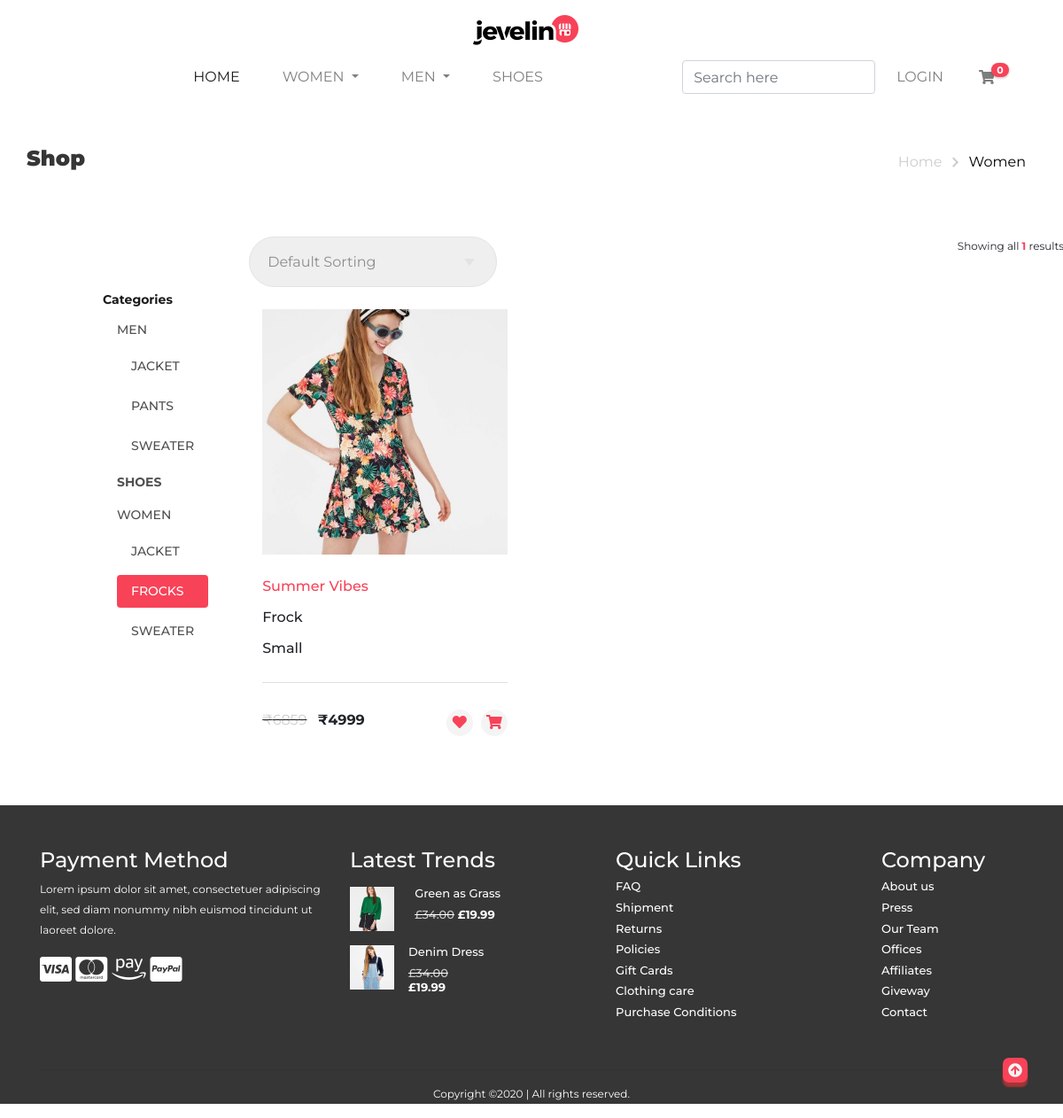
Screenshot of /women_frocks.php with the database file from the repository.
### tables this page shows
CREATE TABLE IF NOT EXISTS `products` (
  `id` int(11) NOT NULL AUTO_INCREMENT,
  `prod_name` varchar(255) NOT NULL,
  `img_name` varchar(255) NOT NULL,
  `size` varchar(255) NOT NULL,
  `prod_category` varchar(255) NOT NULL,
  `price` int(11) NOT NULL,
  `cost` int(11) NOT NULL,
  `fashion` varchar(255) NOT NULL,
  `upload_time` datetime NOT NULL DEFAULT CURRENT_TIMESTAMP,
  PRIMARY KEY (`id`)
);

### women_frocks.php (the view, shortened to what this page needs)
<?php
include_once("includes/header.php");
?>
<section class="pagination-head">
    <div class="container">
        <div class="row">
            <div>
                <h2>Shop</h2>
            </div>
            <div>
                <nav aria-label="Page navigation example">
                    <ul class="pagination">
                        <li class="page-item"><a class="page-link" href="index.html">Home</a></li>
                        <li class="page-item">
                            <i class="fas fa-chevron-right page-link"></i>
                        </li>
                        <li class="page-item"><a class="page-link" href="shoes.html">Women</a></li>
                    </ul>
                </nav>
            </div>
        </div>
    </div>
</section>
<section class="shoes col-12 mb-5">
    <div class="conatiner">
        <div class="row head-row">
            <?php
            include('includes/clothes_sideNav.php');
            ?>
            <div class="sidebar-right col-12">
                <div class="d-flex justify-content-between">
                    <div class="select-box">
                        <select name="sorting" id="">
                            <option value="Default Sorting" selected>Default Sorting</option>
                        </select>
                    </div>
                    <?php
                    $sql = "SELECT * FROM `products` WHERE `prod_category` LIKE 'frock' AND `fashion` LIKE 'girl'";
                    $result = $conn->query($sql);
                    $count = 0;
                    if ($result->num_rows > 0) {
                        while ($row = $result->fetch_assoc()) {
                            $count++;
                        }
                    }
                    ?>
                    <div>
                        <p>Showing all <span class="font-weight-bold" style="color: #f84258;"><?php echo $count; ?></span> results</p>
                    </div>
                </div>
                <div class="container">
                    <div class="row text-left">
                        <?php
                        $sql = "SELECT * FROM `products` WHERE `prod_category` LIKE 'frock' AND `fashion` LIKE 'girl'";
                        $result = $conn->query($sql);
                        if ($result->num_rows > 0) {
                            while ($row = $result->fetch_assoc()) {
                                $allimg = explode(',', $row['img_name']);
                                $numofimg = count($allimg);
                        ?>
                                <div class="col-lg-4 col-md-4 col-xl-4 col-10 offset-1 offset-lg-0 offset-xl-0 offset-md-0">
                                    <div class="card">
                                        <div class="card-header">
                                            <a href="<?php echo 'viewProducts.php?id=' . $row['id']; ?>">
                                                <?php
                                                for ($i = 0; $i < $numofimg; $i++) {
                                                ?>
                                                    <img src="admin/assets/images/products/<?php echo $allimg[$i]; ?>" class="img-fluid" alt="Front Img">
                                                <?php } ?>
                                            </a>
                                        </div>
                                        <div class="card-body">
                                            <h2 style="color: #f84258;"><?php echo $row["prod_name"]; ?></h2>
                                            <h2><?php echo $row["prod_category"]; ?> </h2>
                                            <h2><?php echo $row["size"]; ?> </h2>
                                        </div>
                                        <div class="card-footer d-flex justify-content-between">
                                            <div><del><span style="color: #ccc;">₹<?php echo $row["cost"]; ?></span></del> <span class="font-weight-bold mx-2"> ₹<?php echo $row["price"]; ?></span></div>
                                            <div class="d-flex justify-content-between w-25">
                                                <div><a class="cart" href="javascript:void(0);"><i class="fas fa-heart" data-toggle="tooltip" data-placement="top" title="Add to Wishlist" onclick="addToWish(<?php echo $row['id']; ?>)"></i></a></div>
                                                <div><a class="cart" href="javascript:void(0);"><i class="fas fa-shopping-cart" data-toggle="tooltip" data-placement="top" title="Add to Cart" onclick="addToCart(<?php echo $row['id']; ?>)"></i></a></div>
                                            </div>
                                        </div>
                                    </div>
                                </div>
                        <?php
                            }
                        }
                        ?>
                    </div>
                </div>
            </div>
        </div>
    </div>
</section>
 <?php include("includes/footer.php"); ?>

### css/style.css (style rules this page uses)
html { scroll-behavior: smooth; }
* { margin: 0; padding: 0; box-sizing: border-box; font-family: 'Montserrat', sans-serif; }
p { font-size: 12px; line-height: 1.9; }
.pagination-head { margin: 50px 0; }
.pagination-head .row { display: grid; grid-template-columns: auto auto; justify-content: space-between; }
.pagination-head .pagination .page-link { border: none; outline: none; }
.pagination-head .page-item:first-child .page-link { color: #ccc; }
.pagination-head i { color: #ccc; font-size: small; margin-top: 12px; padding: 0; }
.pagination-head .page-item:last-child .page-link { color: #000; }
.pagination-head h2 { color: #363636; font-weight: 900; font-size: 24px; }
.sidebar-right .card { padding: 0; margin: 0; border: none; outline: none; }
.sidebar-right .card h2 { padding: .5em 0; margin: 0; font-size: 1em; }
.sidebar-right .card-header { font-size: 1.6rem; font-weight: bold; background-color: #fff!important; padding: 25px 0!important; color: #111111; border: none; max-height: 300px; overflow: hidden; }
.sidebar-right .card-header img { max-height: 300px; min-width:100%; }
.sidebar-right .card-body { padding: 20px 0!important; }
.sidebar-right .card-footer { background-color: #fff!important; padding: 30px 0!important; }
.sidebar-right .cart { text-align: center; color: #f84258; }
.sidebar-right .cart i { font-size: 1rem!important; background-color: #f4f4f4; width: 30px!important; border-radius: 50%; height: 30px!important; padding: 6px; }
.sidebar-right .select-box select { width: 280px; padding: 0 20px; height: 57px; border: 1px solid #e3e3e3; color: #8d8d8d; border-radius: 100px; -webkit-appearance: none; appearance: none; cursor: pointer; }
.select-box { position: relative; }
.sidebar-right .select-box::after { content: ""; position: absolute; right: 25px; top: 50%; margin-top: -4px; border-top: 8px solid #e3e3e3; border-right: 6px solid transparent; border-left: 6px solid transparent; }
.shoes .head-row { display: grid; grid-template-columns: auto 950px; justify-content: space-between; margin: 0; padding: 0 10px; }
.shoes .select-box::after { content: ""; position: absolute; right: 25px; top: 50%; margin-top: -4px; border-top: 8px solid #e3e3e3; border-right: 6px solid transparent; border-left: 6px solid transparent; }
.select-box select option { border: 1px solid #363636; color: #363636; background-color: #000; }
.card-header img:nth-child(1) { position: absolute; transition: .7s ease-out; }

### rows the page displays
products: prod_name "Summer Vibes", prod_category "Frock", size "Small", cost "6859", price "4999"

### other values shown
$count "0"
$count "1"
